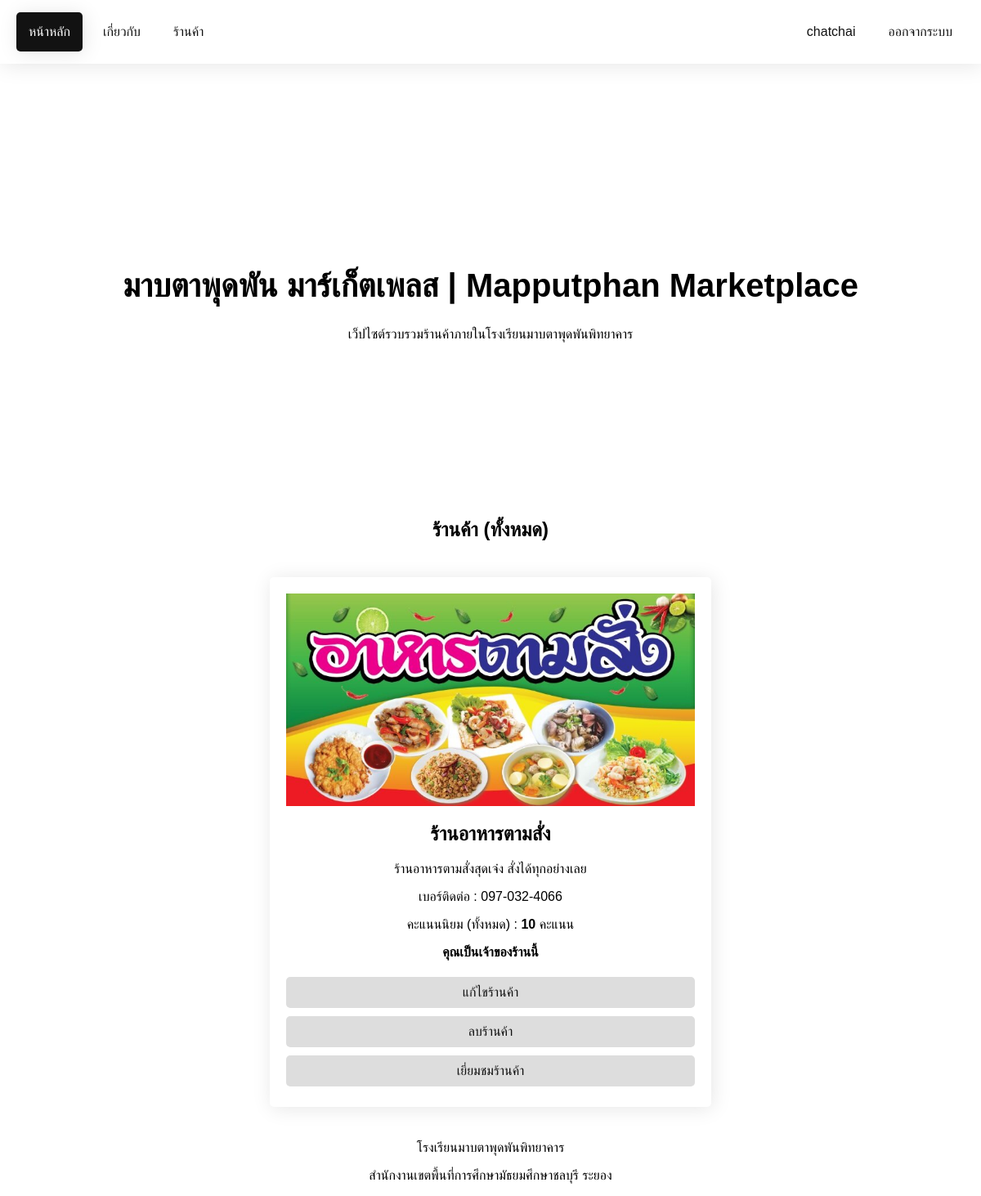
/index.php (signed in), run on the app's committed database.
### tables this page shows
CREATE TABLE `market_list` (
  `market_id` int(11) NOT NULL,
  `market_img` text NOT NULL,
  `market_name` text NOT NULL,
  `market_content` mediumtext NOT NULL,
  `market_contact` text NOT NULL,
  `owner` text NOT NULL,
  `market_point` int(11) NOT NULL
);

### index.php (the view, shortened to what this page needs)
<?php
    include('db/server.php');
    if (isset($_SESSION['username'])) {
        $username = $_SESSION['username'];
        $check_user = "SELECT * FROM user WHERE username = '$username'";
        $check_user_query = mysqli_query($conn, $check_user);
        $check_user_result = mysqli_fetch_assoc($check_user_query);
    }
    $show_market = "SELECT * FROM market_list";
    $show_market_query = mysqli_query($conn, $show_market);
    $show_market_result = mysqli_fetch_all($show_market_query, MYSQLI_ASSOC);
?>
<!DOCTYPE html>
<html lang="th">
<head>
    <link rel="stylesheet" href="index-style.css">
    <link rel="stylesheet" href="nav.css">
</head>
<body>
    <nav>
        <div class="nav-content nav-left">
            <a href="index.php" class="nav-link nav-link-active">หน้าหลัก</a>
            <a href="guide.php" class="nav-link">เกี่ยวกับ</a>
            <a href="index.php#marketplace" class="nav-link">ร้านค้า</a>
        </div>
        <div class="nav-content nav-right">
            <?php if (isset($_SESSION['username'])) : ?>
                <a href="profile.php" class="nav-link"><?php echo $_SESSION['username'] ?></a>
                <a href="?logout='1'" class="nav-link">ออกจากระบบ</a>
            <?php else : ?>
                <a href="login.php" class="nav-link">เข้าสู่ระบบ</a>
                <a href="register.php" class="nav-link">สมัครสมาชิก</a>
            <?php endif ?>
        </div>
    </nav>
    <header>
        <h1>มาบตาพุดพัน มาร์เก็ตเพลส | Mapputphan Marketplace</h1>
        <p>เว็ปไซต์รวบรวมร้านค้าภายในโรงเรียนมาบตาพุดพันพิทยาคาร</p>
    </header>
    <section id="marketplace">
       <h1>ร้านค้า (ทั้งหมด)</h1>
       <div class="container">
            <div class="box-container">
                <?php foreach ($show_market_result as $market) : ?>
                    <div class="box market-box">
                        <div class="img-box">
                            <img src="<?php echo $market['market_img'] ?>" alt="ภาพ <?php echo $market['market_name'] ?>">
                        </div>
                        <h2><?php echo $market['market_name'] ?></h2>
                        <p><?php echo $market['market_content'] ?></p>
                        <p>เบอร์ติดต่อ : <?php echo $market['market_contact'] ?></p>
                        <p>คะแนนนิยม (ทั้งหมด) : <b><?php echo $market['market_point'] ?></b> คะแนน</p>
                        <?php if (!empty($_SESSION['username'])) : ?>
                            <?php if ($check_user_result['role'] === "admin") : ?>
                                <p>เจ้าของร้าน : <?php echo $market['owner'] ?></p>
                                <div class="admin-box">
                                    <a href="edit_market.php?edit_market_id=<?php echo $market['market_id'] ?>&market_name=<?php echo $market['market_name'] ?>" class="btn edit-market">เปลี่ยนเจ้าของร้าน</a>
                                    <a href="delete_market.php?delete_market_id=<?php echo $market['market_id'] ?>" class="btn delete-market">ลบร้านค้า</a>
                                </div>
                            <?php elseif ($market['owner'] === $_SESSION['username']) : ?>
                                <p>
                                    <b>คุณเป็นเจ้าของร้านนี้</b>
                                </p>
                                <div class="admin-box">
                                    <a href="edit_market.php?edit_market_id=<?php echo $market['market_id'] ?>&market_name=<?php echo $market['market_name'] ?>" class="btn edit-market">แก้ไขร้านค้า</a>
                                    <a href="delete_market.php?delete_market_id=<?php echo $market['market_id'] ?>" class="btn delete-market">ลบร้านค้า</a>
                                </div>
                            <?php endif ?>
                        <?php endif ?>
                        <div class="box-button">
                            <a href="market.php?market_name=<?php echo $market['market_name'] ?>" class="btn default">เยี่ยมชมร้านค้า</a>
                        </div>
                    </div>
                <?php endforeach ?>
            </div>
       </div>
    </section>
    <footer>
        <p>โรงเรียนมาบตาพุดพันพิทยาคาร</p>
        <p>สำนักงานเขตพื้นที่การศึกษามัธยมศึกษาชลบุรี ระยอง</p>
    </footer>
</body>
</html>

### index-style.css (style rules this page uses)
header { text-align: center; padding: 15% 15px; margin-top: 120px; }
header h1 { font-size: 2.5rem; }
section { text-align: center; }
footer { text-align: center; }
.container { max-width: 1200px; margin: auto; }
.box { padding: 20px; box-shadow: 2px 2px 25px rgba(0,0,0,0.10); border-radius: 5px; }
.admin-box { display: flex; flex-direction: column; }
.box-button { display: flex; flex-direction: column; }
.btn { padding: 10px; border-radius: 5px; outline: none; border: none; background-color: #ddd; color: #121212; transition: ease .2s; margin: 5px 0; box-sizing: border-box; width: 100%; text-decoration: none; }
.box-container { display: flex; justify-content: space-evenly; flex-wrap: wrap; }
.market-box { margin: 25px 0; width: 500px; }
.img-box { height: 260px; overflow: hidden; }
.img-box img { width: 100%; height: 100%; object-fit: cover; }

### nav.css (style rules this page uses)
* { font-family: 'Noto Sans Thai Looped', sans-serif; }
html, body { margin: 0; }
nav { display: flex; position: fixed; top: 0; left: 0; width: 100%; padding: 15px; box-shadow: 2px 2px 25px rgba(0,0,0,.10); box-sizing: border-box; background-color: #fff; }
.nav-content { display: flex; width: 100%; }
.nav-left { justify-content: left; }
.nav-right { justify-content: right; }
.nav-link { text-decoration: none; padding: 15px; margin: 0 5px; text-align: center; color: #121212; transition: ease .2s; border-radius: 5px; }
.nav-link-active { background-color: #121212; color: #fff; box-shadow: 2px 2px 25px rgba(0,0,0,.10); }

### data on the page
market_list: market_img+market_name (picture), market_name "ร้านอาหารตามสั่ง", market_content "ร้านอาหารตามสั่งสุดเจ๋ง สั่งได้ทุกอย่างเลย", market_contact "097-032-4066", market_point "10"

### other printed values
$_SESSION['username'] "chatchai"
